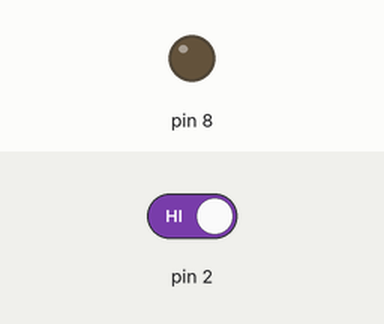
This sketch was run on a simulated Arduino Uno, built with avr-gcc and run on an emulated ATmega328P. Parts: output pins drawn as LEDs (lit = HIGH). Inputs (shaded band) come from the test bench; at power-on: pin 2 HIGH.

Above: at 1.2 s.
1.3 s: pin 2 driven LOW
At 2.0 s:
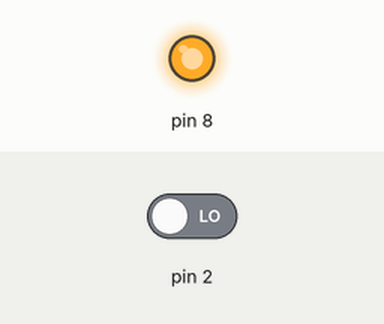
2.8 s: pin 2 driven HIGH
At 3.2 s:
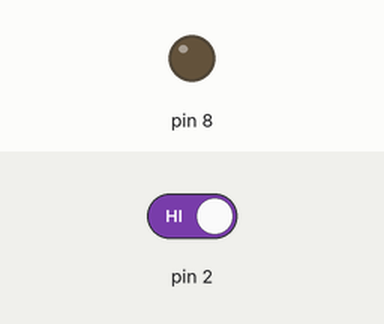
Timing chart, 0 to 5.8 s (numbered marks = the images above; inputs shaded):
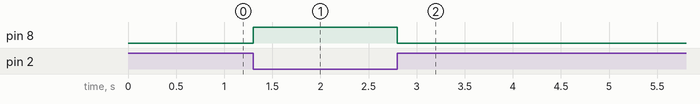

The sketch:

PIR_sensor.ino
```cpp
void setup() {
  // put your setup code here, to run once:
  pinMode(2, INPUT);
  pinMode(8, OUTPUT);
}

void loop() {
  // put your main code here, to run repeatedly:
  if (digitalRead(2)==LOW) {
    digitalWrite(8, HIGH);
  } else {
    digitalWrite(8,LOW);
  }
  delay(50);
//digitalWrite(8, LOW);
}
```

Measured:
- after the input at 1.3 s, pin 8: LOW → HIGH at once
- after the input at 2.8 s, pin 8: HIGH → LOW at once
